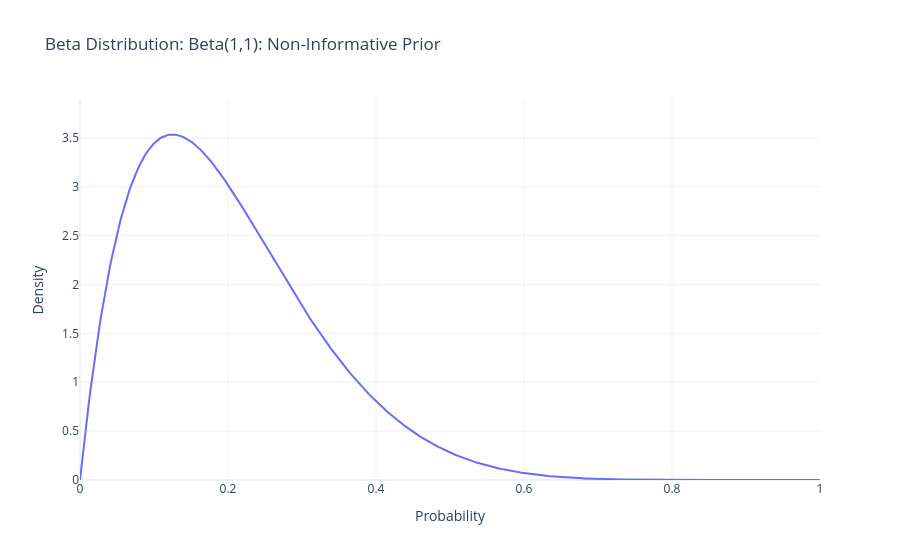

This figure's notebook cell:
### Code cell
alpha = 2
beta = 8

print(f"Prior: Beta({alpha}, {beta})")

mean = beta_mean(alpha, beta)
variance = beta_variance(alpha, beta)
ci = beta_ci(alpha, beta)

print(f"Mean               : {mean:.4f}")
print(f"Variance           : {variance:.4f}")
print(f"95% Credible Interval: ({ci[0]:.4f}, {ci[1]:.4f})")

try:
    mode = beta_mode(alpha, beta)
    print(f"Mode               : {mode:.4f}")
except ValueError as e:
    print(f"Mode               : Undefined ({e})")

fig = plot_beta(
    alpha=alpha,
    beta=beta,   # Use your actual parameter name here
    label="Beta(1,1): Non-Informative Prior"
)

fig.show()

### Figure 1 — Plotly figure (JSON) as saved in the notebook; plotly's stock layout.template omitted (floating-point values rounded to 4 significant figures; data arrays with more than 128 entries replaced by an {"elided": "..."} marker saying what was removed)
{"data": [{"mode": "lines", "name": "Beta(1,1): Non-Informative Prior", "type": "scatter", "x": {"elided": "500 float values"}, "y": {"elided": "500 float values"}}], "layout": {"title": {"text": "Beta Distribution: Beta(1,1): Non-Informative Prior"}, "xaxis": {"title": {"text": "Probability"}}, "yaxis": {"range": [0, 3.888], "title": {"text": "Density"}}}}
